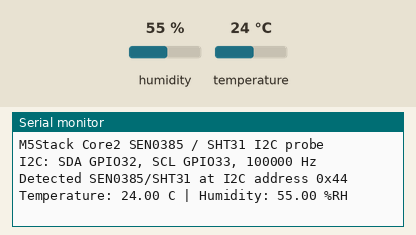
Recording of a program running on a simulated ESP32. On the bench: the last lines printed to the serial monitor. Wiring (inferred from the names in the program): SHT3x sensor at I2C address 0x44. Inputs (shaded band) come from the test bench; at power-on: humidity 55 %, temperature 24 °C.

Above: at 2.2 s.
2.3 s: humidity set to 22 %
At 4.3 s:
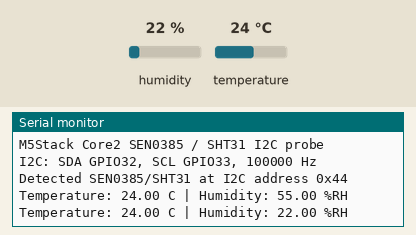
5.0 s: temperature set to 12 °C
At 6.5 s:
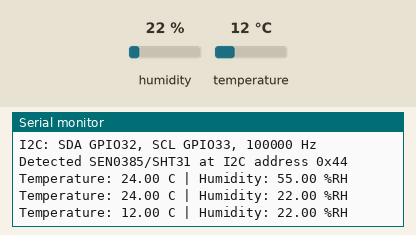
7.7 s: humidity set to 40 %
At 9.9 s:
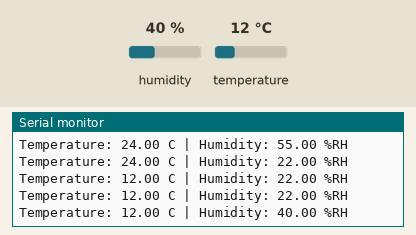
Timing chart, 0 to 11.4 s (numbered marks = the images above; inputs shaded):
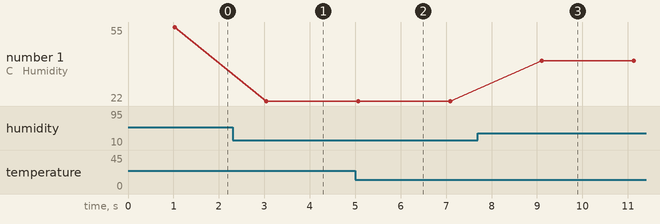

The program:

main.cpp
```cpp
#include <Arduino.h>
#include <Wire.h>

namespace {
constexpr int kI2cSdaPin = 32;  // M5Stack Core2 Port A yellow wire.
constexpr int kI2cSclPin = 33;  // M5Stack Core2 Port A white wire.
constexpr uint32_t kI2cFrequencyHz = 100000;
constexpr uint8_t kPrimarySensorAddress = 0x44;
constexpr uint8_t kAlternateSensorAddress = 0x45;
constexpr uint8_t kSingleShotHighRepeatability[] = {0x2C, 0x06};

uint8_t activeSensorAddress = 0;

uint8_t crc8(const uint8_t *data, size_t length) {
  uint8_t crc = 0xFF;
  for (size_t i = 0; i < length; ++i) {
    crc ^= data[i];
    for (uint8_t bit = 0; bit < 8; ++bit) {
      crc = (crc & 0x80) ? static_cast<uint8_t>((crc << 1) ^ 0x31)
                         : static_cast<uint8_t>(crc << 1);
    }
  }
  return crc;
}

bool probeAddress(uint8_t address) {
  Wire.beginTransmission(address);
  return Wire.endTransmission() == 0;
}

uint8_t detectSensorAddress() {
  if (probeAddress(kPrimarySensorAddress)) {
    return kPrimarySensorAddress;
  }
  if (probeAddress(kAlternateSensorAddress)) {
    return kAlternateSensorAddress;
  }
  return 0;
}

bool readSht31(float &temperatureC, float &humidityRh) {
  if (activeSensorAddress == 0) {
    return false;
  }

  Wire.beginTransmission(activeSensorAddress);
  Wire.write(kSingleShotHighRepeatability[0]);
  Wire.write(kSingleShotHighRepeatability[1]);
  if (Wire.endTransmission() != 0) {
    return false;
  }

  delay(20);

  uint8_t data[6] = {};
  const size_t received = Wire.requestFrom(static_cast<int>(activeSensorAddress), 6);
  if (received != sizeof(data)) {
    while (Wire.available()) {
      Wire.read();
    }
    return false;
  }

  for (uint8_t &byte : data) {
    byte = static_cast<uint8_t>(Wire.read());
  }

  if (crc8(&data[0], 2) != data[2] || crc8(&data[3], 2) != data[5]) {
    return false;
  }

  const uint16_t temperatureRaw = (static_cast<uint16_t>(data[0]) << 8) | data[1];
  const uint16_t humidityRaw = (static_cast<uint16_t>(data[3]) << 8) | data[4];
  temperatureC = -45.0f + (175.0f * static_cast<float>(temperatureRaw) / 65535.0f);
  humidityRh = 100.0f * static_cast<float>(humidityRaw) / 65535.0f;
  return true;
}
}  // namespace

void setup() {
  Serial.begin(115200);
  delay(1000);

  Wire.begin(kI2cSdaPin, kI2cSclPin, kI2cFrequencyHz);
  Serial.println();
  Serial.println("M5Stack Core2 SEN0385 / SHT31 I2C probe");
  Serial.printf("I2C: SDA GPIO%d, SCL GPIO%d, %lu Hz\n", kI2cSdaPin, kI2cSclPin,
                static_cast<unsigned long>(kI2cFrequencyHz));

  activeSensorAddress = detectSensorAddress();
  if (activeSensorAddress == 0) {
    Serial.println("No SEN0385/SHT31 found at 0x44 or 0x45. Check wiring and power.");
    return;
  }

  Serial.printf("Detected SEN0385/SHT31 at I2C address 0x%02X\n", activeSensorAddress);
}

void loop() {
  float temperatureC = 0.0f;
  float humidityRh = 0.0f;

  if (readSht31(temperatureC, humidityRh)) {
    Serial.printf("Temperature: %.2f C | Humidity: %.2f %%RH\n", temperatureC, humidityRh);
  } else {
    Serial.println("Sensor read failed");
  }

  delay(2000);
}
```

Measured:
- after the input at 2.3 s, the serial monitor: prints a new line after 0.75 s (image 1)
- after the input at 5.0 s, the serial monitor: prints a new line after 0.07 s (image 2)
- after the input at 7.7 s, the serial monitor: prints a new line after 1.4 s (image 3)
- plotted number 1: 55 → 22 after the input at 2.3 s, 22 → 40 after the input at 7.7 s
